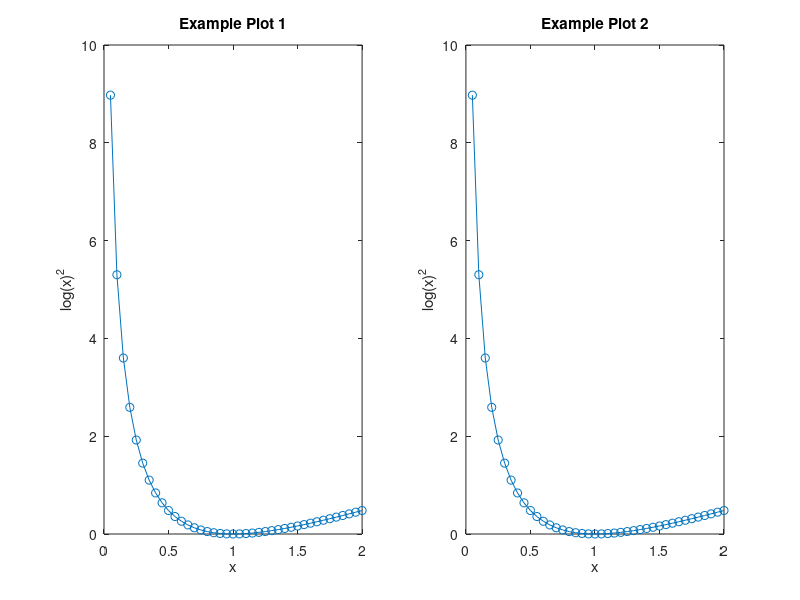

This chart was generated by the following MATLAB code: (Note: this script raises an error after producing the figure.)
%% ex3_ChoosingSelectableCharts
% ----------------------------------------------------------------------- %
% This example demonstrates how be selective about which charts (lines) can
% be selected from a plot.
% ----------------------------------------------------------------------- %

%% Build a figure
% ----------------------------------------------------------------------- %
% Here we are storing the chart objects returned by plot() in an array. By 
% passing this as the third argument to exploreResults we can select which
% lines we want to be "selectable".
% ----------------------------------------------------------------------- %

FIG = figure;

subplot(1,2,1)

x = 0.05:0.05:2;
y = log(x).^2;

CHARTS(1) = plot(x,y,'-o');

title('Example Plot 1')
xlabel('x')
ylabel('log(x)^2')

subplot(1,2,2)

x = 0.05:0.05:2;
y = log(x).^2;

CHARTS(2) = plot(x,y,'-o');

title('Example Plot 2')
xlabel('x')
ylabel('log(x)^2')

yyaxis right
y = sqrt(x);

CHARTS(3) = plot(x,y,'-s');

ylabel('x^(1/2)')

%% Setup exploreResults
myarg1 = 'My String';
PUSHBUTTONS = {{'Display', @myFunc1}, ...
               {'Another Button', @myFunc2, myarg1}};

% ----------------------------------------------------------------------- %
% Including this arugment allows us to control which charts we want to be
% selectable. In this case passing all of CHARTS through is equivalent to
% the default functionality of exploreResults, which is to allow all lines
% to be selected.
exploreResults(FIG, PUSHBUTTONS, CHARTS([1 3]));
% exploreResults(FIG, PUSHBUTTONS);
% ----------------------------------------------------------------------- %

%% Callback Functions
function myFunc1(src, event, ui, slct)

display([slct.chart])

end

function myFunc2(src, event, ui, slct, myarg)

disp(myarg)

end